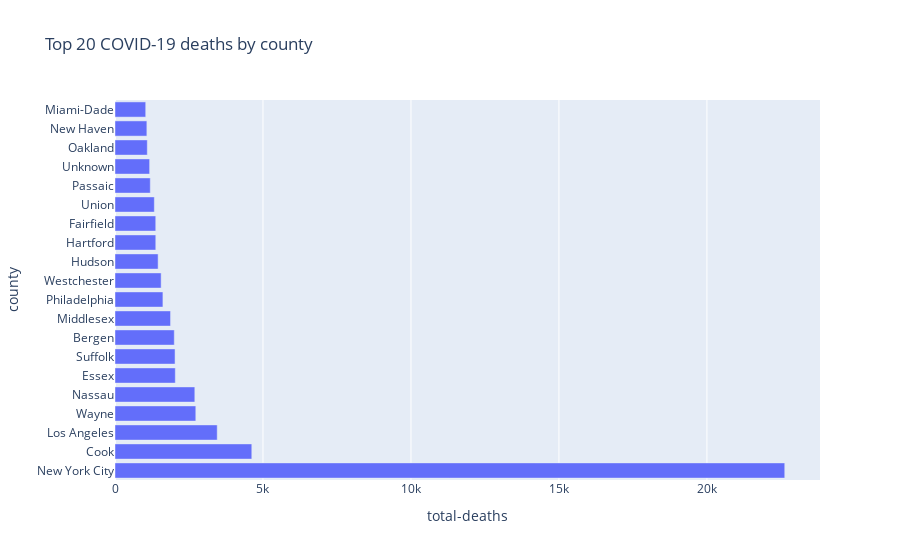

Notebook source saved alongside this figure:
### Markdown cell above
Here I wanted to see the deaths due to COVID-19 positive individuals. So I parsed the data again, but for total deaths in each county. 
Out of shear surprise, NYC total death count over exceeds any other county's.. almost 50 times that of the next leading death count in Cook, Illinois.

### Code cell
df2 = df.groupby(df['county']).agg({'deaths' : ['max']})
df2.columns = ['total-deaths']
df3 = df2.nlargest(20, ['total-deaths'])

py.plot(x='total-deaths', y=df3.index,
       data_frame = df3,
       kind = 'bar',
       title = 'Top 20 COVID-19 deaths by county')

### Figure 1 — Plotly figure (JSON) as saved in the notebook; plotly's stock layout.template omitted (floating-point values rounded to 4 significant figures)
{"data": [{"alignmentgroup": "True", "hovertemplate": "total-deaths=%{x}<br>county=%{y}<extra></extra>", "legendgroup": "", "marker": {"color": "#636efa"}, "name": "", "offsetgroup": "", "orientation": "h", "showlegend": false, "textposition": "auto", "type": "bar", "x": [22630, 4622, 3454, 2730, 2697, 2038, 2029, 2003, 1877, 1619, 1559, 1457, 1378, 1377, 1329, 1192, 1170, 1091, 1077, 1038], "xaxis": "x", "y": ["New York City", "Cook", "Los Angeles", "Wayne", "Nassau", "Essex", "Suffolk", "Bergen", "Middlesex", "Philadelphia", "Westchester", "Hudson", "Hartford", "Fairfield", "Union", "Passaic", "Unknown", "Oakland", "New Haven", "Miami-Dade"], "yaxis": "y"}], "layout": {"barmode": "relative", "legend": {"tracegroupgap": 0}, "title": {"text": "Top 20 COVID-19 deaths by county"}, "xaxis": {"anchor": "y", "domain": [0, 1], "title": {"text": "total-deaths"}}, "yaxis": {"anchor": "x", "domain": [0, 1], "title": {"text": "county"}}}}
